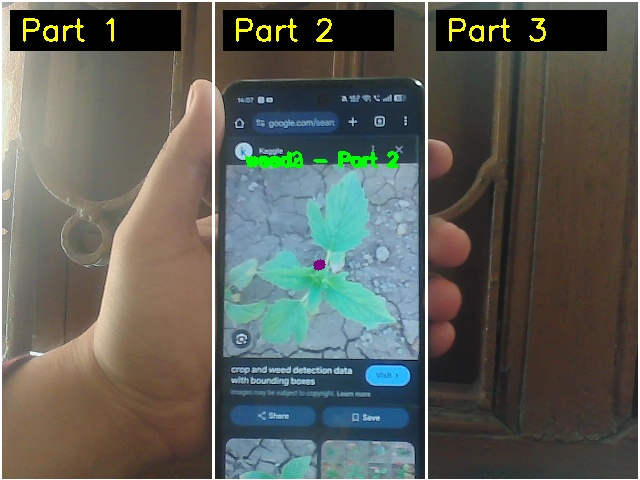
#> input picture APP_V2/detections/frame_20260109_140742.jpg, 640 x 480 px; its folder holds only this picture in this run
$ python slideshow_weed.py
#> lines starting #> are read from the running program, lines starting #| are printed output that depends on the picture; after the words box and inside, x2 and y2 are one past the last pixel; in counts of white or black regions, pixels touching at a corner belong together
import cv2
import os

# ======================
# CONFIG
# ======================
IMAGE_DIR = "detections"
ALLOWED_EXTS = (".jpg", ".jpeg", ".png")

BUTTON_W, BUTTON_H = 150, 50
BUTTON_MARGIN = 20

# ======================
# LOAD IMAGES
# ======================
images = [
    os.path.join(IMAGE_DIR, f)
    for f in sorted(os.listdir(IMAGE_DIR))
    if f.lower().endswith(ALLOWED_EXTS)
]

if not images:
    raise RuntimeError("No images found in output directory")

index = 0
current_img = None


# ======================
# MOUSE CALLBACK
# ======================
def mouse_handler(event, x, y, flags, param):
    global index

    if event == cv2.EVENT_LBUTTONDOWN:
        h, w = current_img.shape[:2]

        bx1 = w - BUTTON_W - BUTTON_MARGIN
        by1 = h - BUTTON_H - BUTTON_MARGIN
        bx2 = w - BUTTON_MARGIN
        by2 = h - BUTTON_MARGIN

        if bx1 <= x <= bx2 and by1 <= y <= by2:
            index = (index + 1) % len(images)


cv2.namedWindow("Slideshow")
cv2.setMouseCallback("Slideshow", mouse_handler)

# ======================
# MAIN LOOP
# ======================
print("Press Escape to exit :)")
while True:
    img = cv2.imread(images[index])
#> img is the input picture: shape (480, 640, 3); mean B, G, R 88.8, 95.5, 92.9
    if img is None:
        index = (index + 1) % len(images)
        continue

    current_img = img.copy()
    h, w = current_img.shape[:2]
#> h = 480; w = 640

    # Draw NEXT button
    bx1 = w - BUTTON_W - BUTTON_MARGIN
#> bx1 = 470
    by1 = h - BUTTON_H - BUTTON_MARGIN
#> by1 = 410
    bx2 = w - BUTTON_MARGIN
#> bx2 = 620
    by2 = h - BUTTON_MARGIN
#> by2 = 460

    cv2.rectangle(current_img, (bx1, by1), (bx2, by2), (50, 50, 50), -1)
#> current_img: shape (480, 640, 3); 2.51% of pixels changed, all inside (x1, y1, x2, y2) = (470, 410, 621, 461)
    cv2.rectangle(current_img, (bx1, by1), (bx2, by2), (255, 255, 255), 2)

    cv2.putText(
        current_img,
        "NEXT",
        (bx1 + 35, by1 + 33),
        cv2.FONT_HERSHEY_SIMPLEX,
        0.9,
        (255, 255, 255),
        2
    )
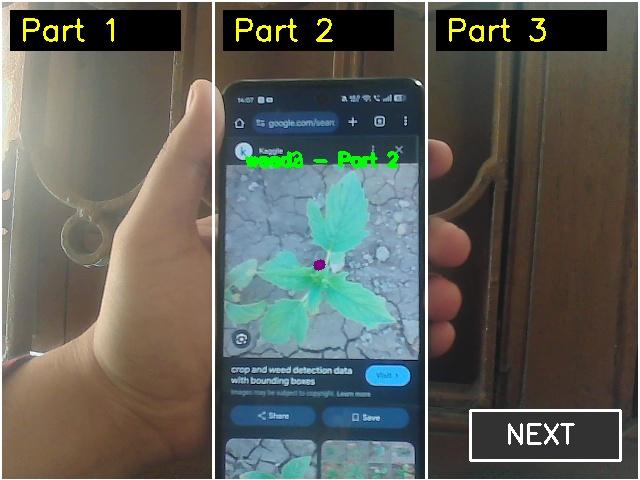
#> current_img: shape (480, 640, 3); mean B, G, R 90, 96.6, 93.9

    # Image counter


    cv2.imshow("Slideshow", current_img)

    key = cv2.waitKey(20)
#> (key Esc is pressed here)
    if key == 27:  # ESC
        break

cv2.destroyAllWindows()

$ run again, on APP_V2/detections/frame_20260109_140835.jpg
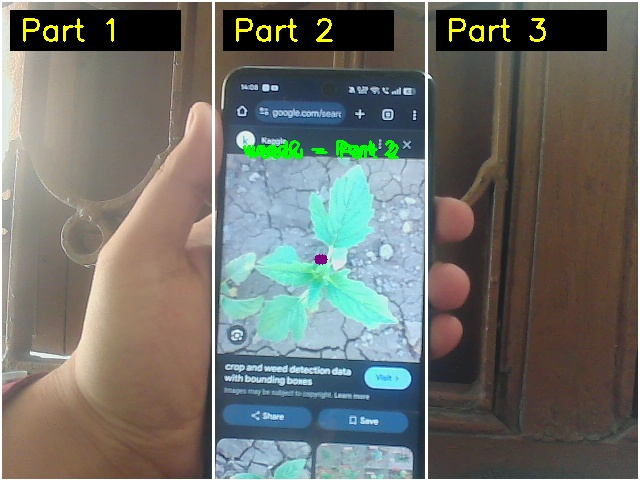
#> input picture APP_V2/detections/frame_20260109_140835.jpg, 640 x 480 px
#> img is the input picture: shape (480, 640, 3); mean B, G, R 106, 111.7, 109.4
#> `cv2.putText( current_img, "NEXT", (bx1 + 35, by1 + 33), cv2.FONT_HERSH..`:
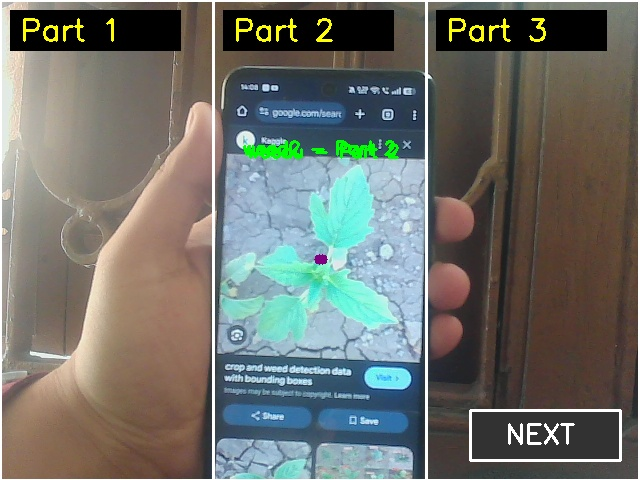
#> current_img: shape (480, 640, 3); mean B, G, R 106.9, 112.5, 110

$ run again, on APP_V2/detections/frame_20260109_140842.jpg
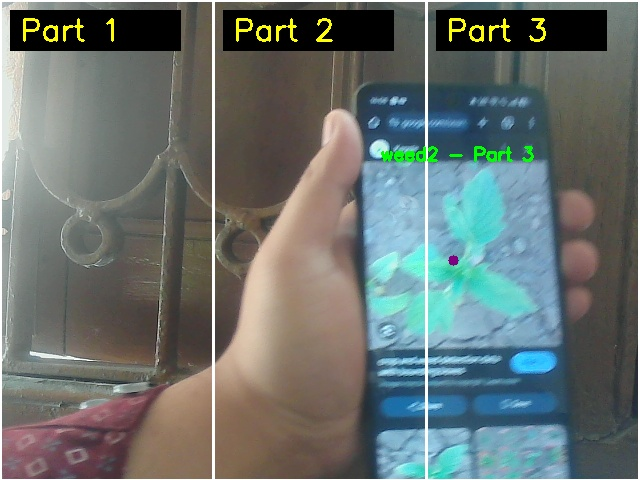
#> input picture APP_V2/detections/frame_20260109_140842.jpg, 640 x 480 px
#> img is the input picture: shape (480, 640, 3); mean B, G, R 111.2, 113.7, 104.6
#> `cv2.putText( current_img, "NEXT", (bx1 + 35, by1 + 33), cv2.FONT_HERSH..`:
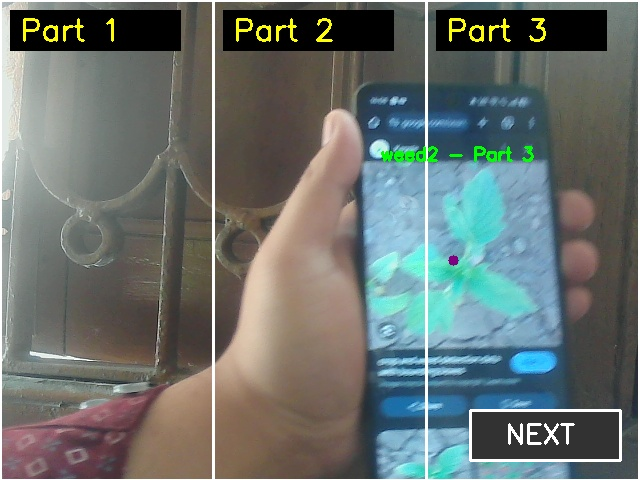
#> current_img: shape (480, 640, 3); mean B, G, R 110.3, 113.1, 105
